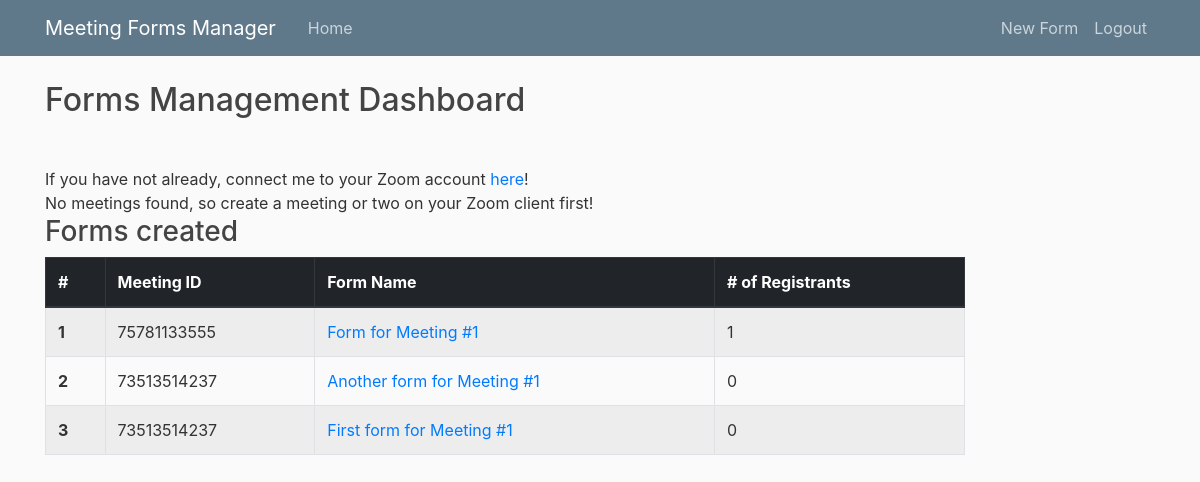
Screenshot of /home (signed in) with the database file from the repository.
### zoom_app/models.py (models this page shows, shortened)
class MeetingForm(db.Model):
    id = db.Column(db.Integer, primary_key=True)
    meeting_id = db.Column(BIGINT(unsigned=True), nullable=False)
    meeting_form_name = db.Column(db.String(200), nullable=False)
    date_created = db.Column(db.DateTime, nullable=False, default=datetime.utcnow)
    active = db.Column(db.Boolean, nullable=False)
    user_id = db.Column(db.Integer, db.ForeignKey('user.id'), nullable=False)
    registrants = db.relationship('Registrant', backref='register_form', lazy=True)

### zoom_app/routes.py (the view)
@app.route("/")
@app.route("/home")
def home():
    zoom_status = check_zoom_auth_status()
    refresh_status = need_refresh()
    if zoom_status and refresh_status:
        return redirect(url_for('zoom_refresh'))
    zoom = return_zoom_instance() if zoom_status else None
    meetings = get_all_meetings(zoom)
    meeting_forms = current_user.meeting_forms if current_user.is_authenticated else []
    return render_template('home.html', meetings=meetings, meeting_forms=meeting_forms, zoom_status=zoom_status, refresh_status=refresh_status)

### zoom_app/models.py (called while the page is built)
@login_manager.user_loader
def load_user(user_id):
    return User.query.get(int(user_id))

### zoom_app/routes.py (called while the page is built)
@app.context_processor
def utility_processor():
    def list_length(lst):
        return len(lst)
    def return_idx_in_list(item, lst):
        return lst.index(item)
    return dict(list_length=list_length, return_idx_in_list=return_idx_in_list)

def check_zoom_auth_status():
    return "oauth_token" in session.keys()

def need_refresh():
    if check_zoom_auth_status():
        token = session['oauth_token']
        return time.time() > token["expires_at"]
    return False

def get_all_meetings(zoom_instance):
    if zoom_instance:
        return zoom_instance.get("https://api.zoom.us/v2/users/me/meetings").json()["meetings"]
    else:
        return []

### zoom_app/templates/home.html
{% extends "layout.html" %}
{% block content %}
<div class="col-md-10">
  {% if current_user.is_authenticated %}
    <h2 class="mb-5">Forms Management Dashboard</h2>
    {% if not zoom_status %}
      <div>
        If you have not already, connect me to your Zoom account <a href="{{ url_for('zoom_auth') }}">here</a>!
      </div>
    {% endif %}
    {% if meetings %}
      <h3>Meetings from Zoom</h3>
      <table class="table table-bordered table-striped">
        <thead class="thead-dark">
          <tr>
            <th scope="col">Meeting ID</th>
            <th scope="col">Meeting Topic</th>
            <th scope="col">Action</th>
          </tr>
        </thead>
        <tbody>
          {% for meeting in meetings %}
          <tr>
            <th scope="row">{{ meeting['id'] }}</th>
            <td class="align-middle">
              {{ meeting['topic'] }}
            </td>
            <td class="align-middle">
              <a href="{{ url_for('new_form', meeting_id=meeting['id'], meeting_name=meeting['topic'])}}">Create form for this meeting</a>
            </td>
          </tr>
          {% endfor%}
        </tbody>
      </table>
    {% else %}
      <div>
        No meetings found, so create a meeting or two on your Zoom client first!
      </div>
    {% endif %}
    {% if not meeting_forms %}
      <div>
        Create your first meeting form <a href="{{ url_for('new_form') }}">here</a>!
      </div>
    {% else %}
      <h3>Forms created</h3>
      <table class="table table-bordered table-striped">
        <thead class="thead-dark">
          <tr>
            <th scope="col">#</th>
            <th scope="col">Meeting ID</th>
            <th scope="col">Form Name</th>
            <th scope="col"># of Registrants</th>
          </tr>
        </thead>
        <tbody>
          {% for meeting_form in meeting_forms %}
          <tr>
            <th scope="row">{{ return_idx_in_list(meeting_form, meeting_forms) + 1 }}</th>
            <td class="align-middle">{{ meeting_form.meeting_id }}</td>
            <td class="align-middle">
              <a href="{{ url_for('meeting_form', meeting_form_id=meeting_form.id) }}">{{ meeting_form.meeting_form_name }}</a>
            </td>
            <td class="align-middle">
                {{ list_length(meeting_form.registrants) }}
            </td>
          </tr>
          {% endfor%}
        </tbody>
      </table>
    {% endif %}
  {% else %}
    <div>
      Please <a href="{{ url_for('login') }}">login</a> to manage your forms.
    </div>
  {% endif %}
</div>
{% endblock content %}

### zoom_app/static/main.css (style rules this page uses)
body { background: #fafafa; color: #333333; margin-top: 5rem; }
h1, h2, h3, h4, h5, h6 { color: #444444; }

### rows the page displays
MeetingForm: return_idx_in_list "1", meeting_id "75781133555", meeting_form_name "Form for Meeting #1", list_length "1"
MeetingForm: return_idx_in_list(meeting_form,meeting_forms)+1 "2", meeting_id "73513514237", meeting_form_name "Another form for Meeting #1", list_length "0"
MeetingForm: return_idx_in_list(meeting_form,meeting_forms)+1 "3", meeting_id "73513514237", meeting_form_name "First form for Meeting #1", list_length "0"
